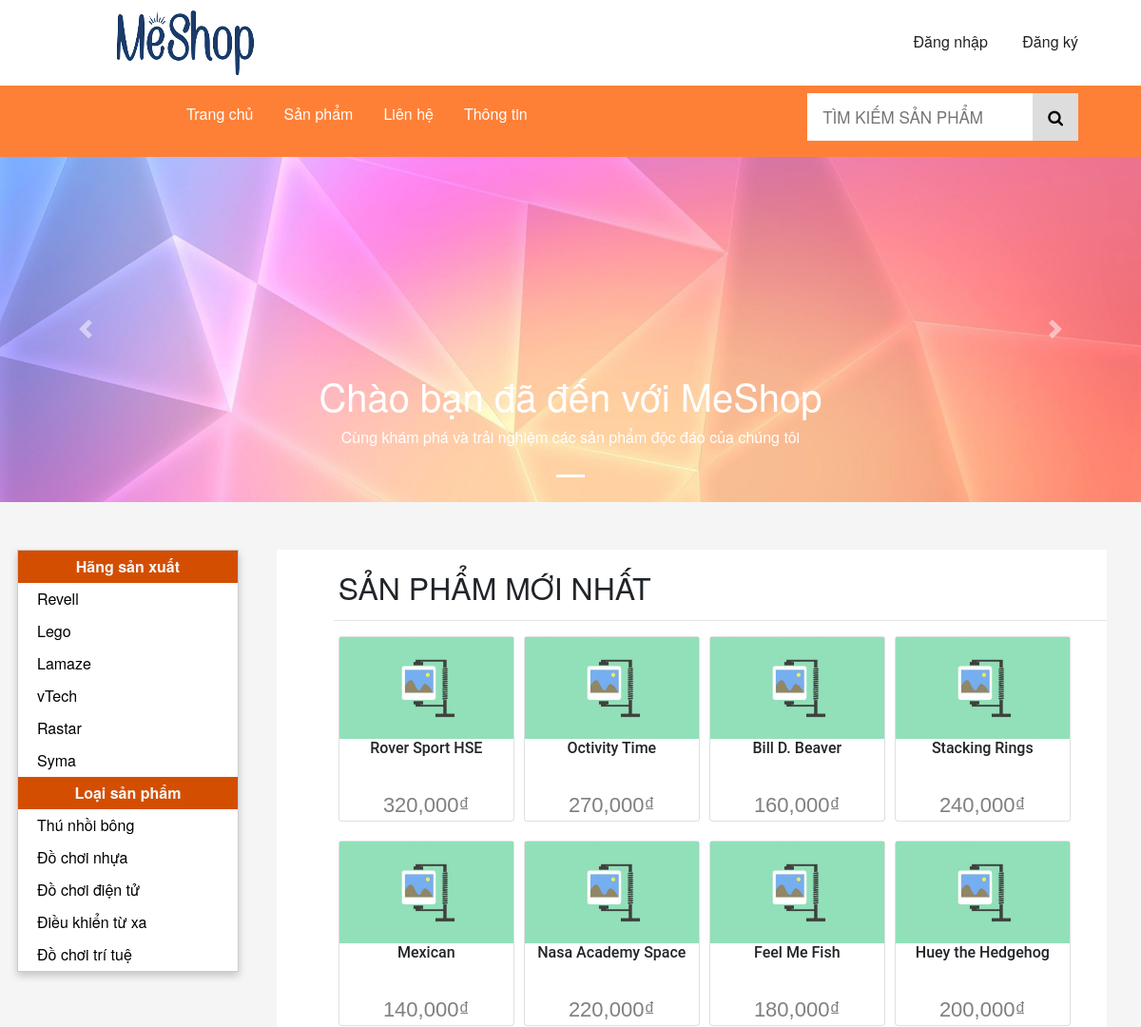
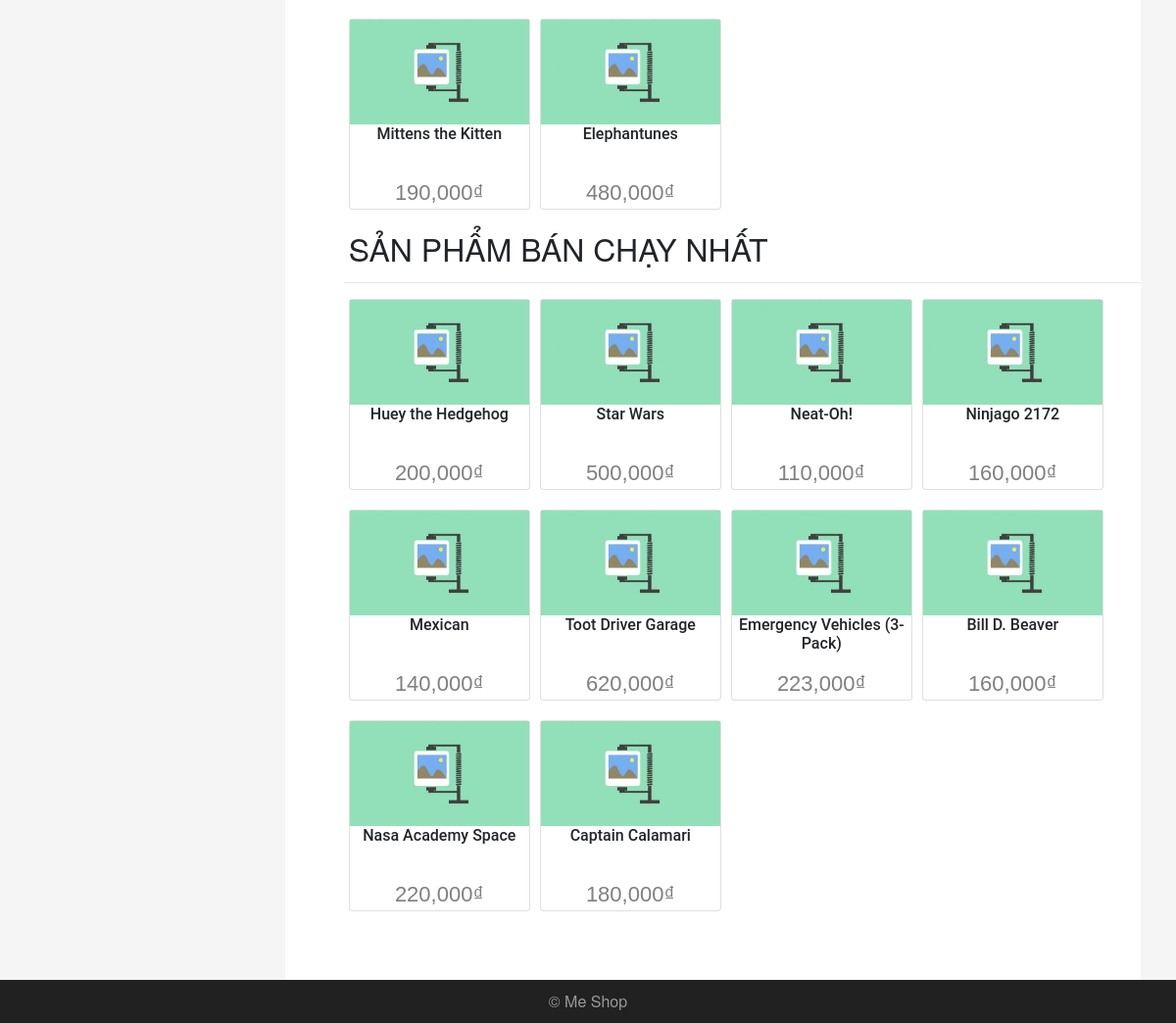
The page / on the database its author committed (2 pictures, top to bottom).
### tables this page shows
CREATE TABLE IF NOT EXISTS `HangSanXuat` (
  `MaHangSanXuat` int(11) NOT NULL AUTO_INCREMENT,
  `TenHangSanXuat` varchar(64) DEFAULT NULL,
  `LogoURL` varchar(45) DEFAULT NULL,
  `BiXoa` tinyint(1) DEFAULT '0',
  PRIMARY KEY (`MaHangSanXuat`)
);

CREATE TABLE IF NOT EXISTS `LoaiSanPham` (
  `MaLoaiSanPham` int(11) NOT NULL AUTO_INCREMENT,
  `TenLoaiSanPham` varchar(64) DEFAULT NULL,
  `BiXoa` tinyint(1) DEFAULT '0',
  PRIMARY KEY (`MaLoaiSanPham`)
);

CREATE TABLE IF NOT EXISTS `SanPham` (
  `MaSanPham` int(11) NOT NULL AUTO_INCREMENT,
  `TenSanPham` varchar(45) DEFAULT NULL,
  `HinhURL` varchar(45) DEFAULT NULL,
  `GiaSanPham` int(11) DEFAULT NULL,
  `NgayNhap` datetime DEFAULT NULL,
  `SoLuongNhap` int(11) DEFAULT NULL,
  `SoLuongTon` int(11) DEFAULT NULL,
  `SoLuongBan` int(11) DEFAULT NULL,
  `SoLuotXem` int(11) DEFAULT NULL,
  `XuatXu` varchar(45) DEFAULT NULL,
  `MoTa` text,
  `BiXoa` tinyint(1) DEFAULT '0',
  `MaLoaiSanPham` int(11) NOT NULL,
  `MaHangSanXuat` int(11) NOT NULL,
  PRIMARY KEY (`MaSanPham`),
  KEY `fk_SanPham_LoaiSanPham1_idx` (`MaLoaiSanPham`),
  KEY `fk_SanPham_HangSanXuat1_idx` (`MaHangSanXuat`)
);

### lib/DataProvider.php (called while the page is built, shortened)
<?php
    class DataProvider
    {
        public static function ExecuteQuery($sql)
        {
            $connection = mysqli_connect('localhost', 'shop', 'Shop#2022', 'MeShop') or die("couldn't connect to localhost");
            mysqli_query($connection, "set names 'utf8'");
            $result = mysqli_query($connection, $sql);
            return $result;
        }
    }
?>

### pages/pSanPhamMoi.php (the view)
<div class="hot-product-wrapper">
    <h2>SẢN PHẨM MỚI NHẤT</h2>
    <hr></hr>
    <div class="card-wrapper">
        <?php
        $sql = "SELECT * FROM SanPham WHERE BiXoa = 0 ORDER BY NgayNhap DESC LIMIT 0, 10";
        $result = DataProvider::ExecuteQuery($sql);
        while ($row = mysqli_fetch_array($result)) {
        ?>
            <div class="card" onclick='location.href=" index.php?a=4&id=<?php echo $row["MaSanPham"]; ?>";'>
                <img src="../image/<?php echo $row["HinhURL"]; ?>">
                <h6><?php echo $row["TenSanPham"]; ?></h6>
                <p class="price"><?php echo number_format($row["GiaSanPham"]); ?>₫</p>
            </div>
        <?php
        }
        ?>
    </div>
</div>

### modules/mHang.php
<dl>
    <dt>Hãng sản xuất</dt>
    <?php
        $sql = "SELECT * FROM HangSanXuat WHERE BiXoa=0";
        $result = DataProvider::ExecuteQuery($sql);
        while($row = mysqli_fetch_array($result))
        {
    ?>
        <dd>
        <a href="index.php?a=2&id=<?php echo $row["MaHangSanXuat"];?>"><?php echo $row["TenHangSanXuat"] ?></a>
    </dd>
    <?php
        }
    ?>
</dl>

### modules/mLoai.php
<dl>
    <dt>Loại sản phẩm</dt>
    <?php
        $sql = "SELECT * FROM LoaiSanPham WHERE BiXoa=0";
        $result = DataProvider::ExecuteQuery($sql);
        while($row = mysqli_fetch_array($result))
        {
    ?>
        <dd>
        <a href="index.php?a=3&id=<?php echo $row["MaLoaiSanPham"];?>"><?php echo $row["TenLoaiSanPham"] ?></a>
    </dd>
    <?php
        }
    ?>
</dl>

### pages/pSanPhamBanChay.php
<div class="hot-product-wrapper">
    <h2>SẢN PHẨM BÁN CHẠY NHẤT</h2>
    <hr></hr>
    <div class="card-wrapper">
        <?php
        $sql = "SELECT * FROM SanPham WHERE BiXoa = 0 ORDER BY SoLuongBan DESC LIMIT 0, 10";
        $result = DataProvider::ExecuteQuery($sql);
        while ($row = mysqli_fetch_array($result)) {
        ?>
            <div class="card" onclick='location.href=" index.php?a=4&id=<?php echo $row["MaSanPham"]; ?>";'>
                <img src="../image/<?php echo $row["HinhURL"]; ?>">
                <h6><?php echo $row["TenSanPham"]; ?></h6>
                <p class="price"><?php echo number_format($row["GiaSanPham"]); ?>₫</p>
            </div>
        <?php
        }
        ?>
    </div>
</div>

### css/style.css (style rules this page uses)
* { box-sizing: border-box; margin: 0; padding: 0; }
body { margin: 0; font-family: "Helvetica Neue", Helvetica, Arial, sans-serif; background-color: #f5f5f5; }
a { text-decoration: none !important; }
div { display: block; }
.sidenav dl dt { padding: 5px 0px; background-color: #d34e00; color: #f5f5f5; text-align: center; }
.sidenav dl { margin: 0px; padding: 0px; }
.sidenav dl dd { background-color: #fff; margin-bottom: 0px; }
.sidenav dl dd a { display: block; padding: 5px 0px; padding-left: 20px; text-decoration: none; color: black; }
.card { float: left; max-width: 185px; margin: auto; text-align: center; font-family: arial; margin: 0px 5px 20px 5px; cursor: pointer; }
.card h6 { font-family: "Roboto", sans-serif; height: 45px; word-wrap: break-word; text-overflow: ellipsis; overflow: hidden; display: -webkit-box; -webkit-box-orient: vertical; -webkit-line-clamp: 2; }
.card p:last-child { margin-bottom: 0px; }
.price { color: grey; font-size: 22px; }
.card > img { width: 100%; max-height: 276px; }
.card-wrapper { display: block; float: left; align-self: center; height: 50%; }
.hot-product-wrapper { display: block; margin-left: 60px; width: auto; }
h2 { padding-left: 5px; padding-top: 20px; }

### rows shown on the page
hangsanxuat: TenHangSanXuat "Revell"
hangsanxuat: TenHangSanXuat "Lego"
hangsanxuat: TenHangSanXuat "Lamaze"
hangsanxuat: TenHangSanXuat "vTech"
hangsanxuat: TenHangSanXuat "Rastar"
hangsanxuat: TenHangSanXuat "Syma"
loaisanpham: TenLoaiSanPham "Thú nhồi bông"
loaisanpham: TenLoaiSanPham "Đồ chơi nhựa"
loaisanpham: TenLoaiSanPham "Đồ chơi điện tử"
loaisanpham: TenLoaiSanPham "Điều khiển từ xa"
loaisanpham: TenLoaiSanPham "Đồ chơi trí tuệ"
sanpham: HinhURL (picture), TenSanPham "Rover Sport HSE", GiaSanPham "320,000"
sanpham: HinhURL (picture), TenSanPham "Octivity Time", GiaSanPham "270,000"
sanpham: HinhURL (picture), TenSanPham "Bill D. Beaver", GiaSanPham "160,000"
sanpham: HinhURL (picture), TenSanPham "Stacking Rings", GiaSanPham "240,000"
sanpham: HinhURL (picture), TenSanPham "Mexican", GiaSanPham "140,000"
sanpham: HinhURL (picture), TenSanPham "Nasa Academy Space", GiaSanPham "220,000"
sanpham: HinhURL (picture), TenSanPham "Feel Me Fish", GiaSanPham "180,000"
sanpham: HinhURL (picture), TenSanPham "Huey the Hedgehog", GiaSanPham "200,000"
sanpham: HinhURL (picture), TenSanPham "Mittens the Kitten", GiaSanPham "190,000"
sanpham: HinhURL (picture), TenSanPham "Elephantunes", GiaSanPham "480,000"
sanpham: HinhURL (picture), TenSanPham "Star Wars", GiaSanPham "500,000"
sanpham: HinhURL (picture), TenSanPham "Neat-Oh!", GiaSanPham "110,000"
sanpham: HinhURL (picture), TenSanPham "Ninjago 2172", GiaSanPham "160,000"
sanpham: HinhURL (picture), TenSanPham "Toot Driver Garage", GiaSanPham "620,000"
sanpham: HinhURL (picture), TenSanPham "Emergency Vehicles (3-Pack)", GiaSanPham "223,000"
sanpham: HinhURL (picture), TenSanPham "Captain Calamari", GiaSanPham "180,000"
